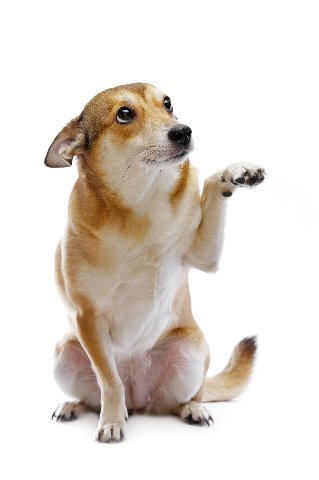
#> input picture Programy na kolokwium/pies/pies.jpg, 319 x 480 px
$ python pies.py
#> lines starting #> are read from the running program, lines starting #| are printed output that depends on the picture; after the words box and inside, x2 and y2 are one past the last pixel; in counts of white or black regions, pixels touching at a corner belong together
import numpy
from PIL import Image, ImageDraw
def cropImg(im, polygon):
    # convert to numpy (for convenience)
    imArray = numpy.asarray(im)

    # create mask70
    maskIm = Image.new('L', (imArray.shape[1], imArray.shape[0]), 0)
    ImageDraw.Draw(maskIm).polygon(polygon, outline=1, fill=1)
    mask = numpy.array(maskIm)

    # assemble new image (uint8: 0-255)
    newImArray = numpy.empty(imArray.shape, dtype='uint8')

    # colors (three first columns, RGB)
    newImArray[:, :, :3] = imArray[:, :, :3]

    # transparency (4th column)
    newImArray[:, :, 3] = mask * 255
    return Image.fromarray(newImArray, "RGBA")


im = Image.open("pies.jpg").convert("RGBA")
width, height = im.size
#> width = 319; height = 480
right = cropImg (im, ([(width/2, height/2), (width, 0), (width, width)]))
#> in cropImg, `maskIm = Image.new('L', (imArray.shape[1], imArray.shape[0]), 0)`: maskIm: PIL image 319x480 L; every value is 0
#> in cropImg, `ImageDraw.Draw(maskIm).polygon(polygon, outline=1, fill=1)`:
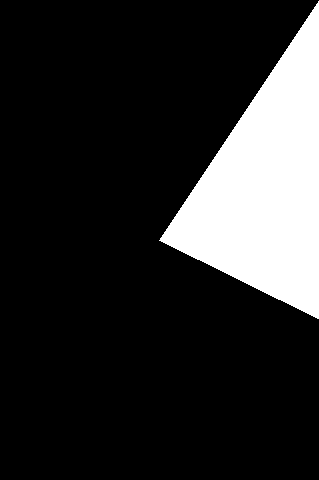
#> maskIm: PIL image 319x480 L; values 0 (black) and 1 (white), 16.7% white; 1 white region, box (x1, y1, x2, y2) and area: (159, 1, 319, 319) 25520
#> in cropImg, `newImArray[:, :, 3] = mask * 255`:
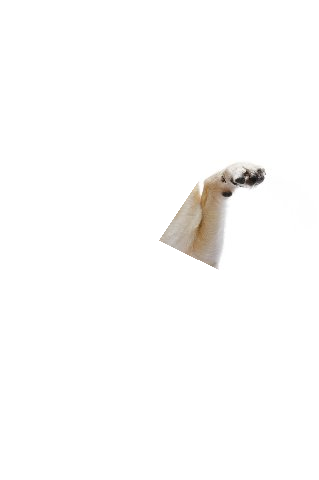
#> newImArray: shape (480, 319, 4); mean R, G, B, A 226.8, 219.5, 212.9, 42.5; transparent parts drawn white
down = cropImg (im, ([(width/2, height/2), (0,width), (width, width)]))
#> in cropImg (call 2), `ImageDraw.Draw(maskIm).polygon(polygon, outline=1, fill=1)`:
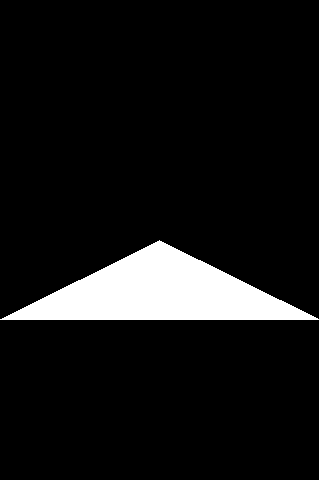
#> maskIm: PIL image 319x480 L; values 0 (black) and 1 (white), 8.4% white; 1 white region, box (x1, y1, x2, y2) and area: (0, 240, 319, 320) 12839
up = cropImg (im, ([(width/2, height/2), (0,0), (width, 0)]))
#> in cropImg (call 3), `ImageDraw.Draw(maskIm).polygon(polygon, outline=1, fill=1)`:
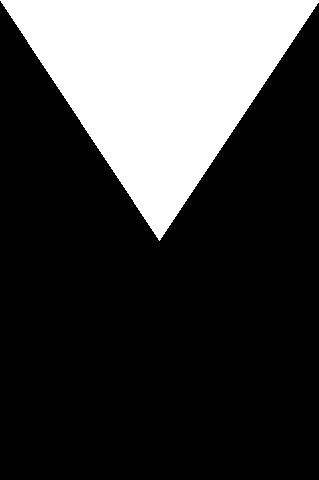
#> maskIm: PIL image 319x480 L; values 0 (black) and 1 (white), 25.3% white; 1 white region, box (x1, y1, x2, y2) and area: (0, 0, 319, 241) 38678
left = cropImg (im, ([(width/2, height/2), (0,0), (0,width)]))
#> in cropImg (call 4), `ImageDraw.Draw(maskIm).polygon(polygon, outline=1, fill=1)`:
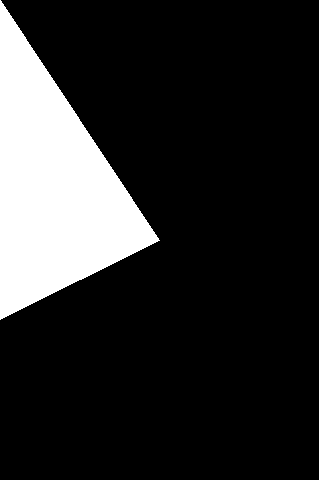
#> maskIm: PIL image 319x480 L; values 0 (black) and 1 (white), 16.8% white; 1 white region, box (x1, y1, x2, y2) and area: (0, 0, 160, 320) 25679
#> in cropImg (call 4), `newImArray[:, :, 3] = mask * 255`:
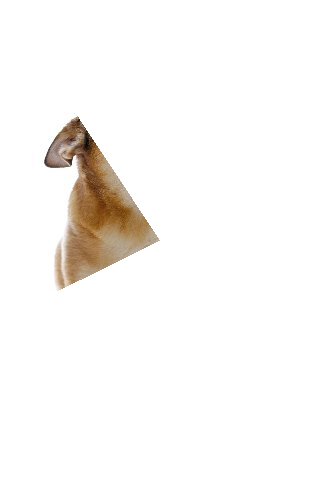
#> newImArray: shape (480, 319, 4); mean R, G, B, A 226.8, 219.5, 212.9, 42.8; transparent parts drawn white

down1 = down.transpose(Image.FLIP_TOP_BOTTOM)
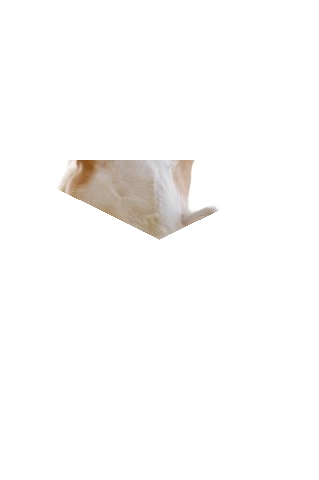
#> down1: PIL image 319x480 RGBA; mean R, G, B, A 226.8, 219.5, 212.9, 21.4; transparent parts drawn white
down1.save("out.png")
